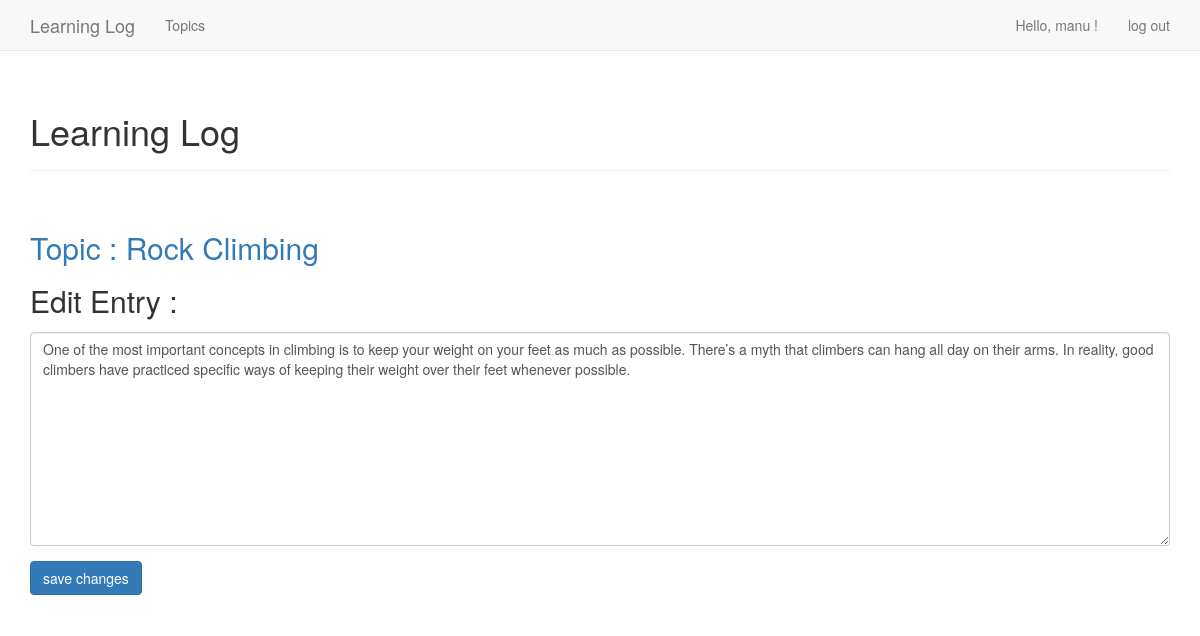
The app's page /edit_entry/3/ (signed in) with its own data.
### learning_logs/models.py (models this page shows, shortened)
class Topic(models.Model) :
    text = models.CharField(max_length=200)
    date_added = models.DateTimeField(auto_now_add=True)
    owner = models.ForeignKey(User)
    def __str__(self) :
        return self.text

class Entry(models.Model) :
    topic = models.ForeignKey(Topic)
    text = models.TextField()
    date_added = models.DateTimeField(auto_now_add=True)
    class Meta :
        verbose_name_plural = 'entries'

### learning_logs/views.py (the view)
# urls.py: url(r'^edit_entry/(?P<entry_id>\d+)/$', views.edit_entry,
@login_required
def edit_entry(request, entry_id) :
    entry = Entry.objects.get(id=entry_id)
    topic = entry.topic
    if topic.owner != request.user : raise Http404
    if request.method != 'POST' :
        form = EntryForm(instance=entry)
    else :
        form = EntryForm(instance=entry, data=request.POST)
        if form.is_valid() :
            form.save()
            return HttpResponseRedirect(reverse('learning_logs:topic',
                                                args=[topic.id]))
    context = {'entry': entry, 'topic': topic, 'form': form}
    return render(request, 'learning_logs/edit_entry.html', context)

### learning_logs/forms.py
class EntryForm(forms.ModelForm) :
    class Meta :
        model = Entry
        fields = ['text']
        labels = {'text': ''}
        widgets = {'text': forms.Textarea(attrs={'cols': 80})}

### learning_logs/templates/learning_logs/edit_entry.html (shortened to what this page needs)
<html>
{% extends "learning_logs/base.html" %}
{% load bootstrap3 %}
{% block header %}
	<h1> Learning Log </h1>
{% endblock header %}
{% block content %}
	<br/>
	<div>
		<h2> <a href="{% url 'learning_logs:topic' topic.id %}"> Topic : {{ topic }} </a> </h2>
	</div>
	<div>
		<h2> Edit Entry : </h2>
	</div>
	<div>
		<form  action = "{% url 'learning_logs:edit_entry' topic.id %}"  method = 'post'  class = "form">
			{% bootstrap_form form %}
			{% buttons %}
				<button name="submit"  class="btn btn-primary"> save changes </button>
			{% endbuttons %}
		</form>
	</div>
{% endblock content %}

### learning_logs/templates/learning_logs/base.html (shortened to what this page needs)
<html>
{% load bootstrap3 %}
<head>
	{% bootstrap_css %}
</head>
<body>
	<nav class="navbar navbar-default navbar-static-top">
		<div class="container">
			<div class="navbar-header">
				<a class="navbar-brand" href="{% url 'learning_logs:index' %}"> Learning Log </a>
			</div>
			<div id="navbar" class="navbar-collapse collapse">
				<ul class="nav navbar-nav">
					<li> <a href="{% url 'learning_logs:topics' %}"> Topics </a> </li>
				</ul>
				<ul class="nav navbar-nav navbar-right">
					{% if user.is_authenticated %}
						<li> <a>  Hello, {{ user.username }} !  </a> </li>
						<li> <a href="{% url 'users:logout' %}">  log out  </a> </li>
					{% else %}
						<li> <a href="{% url 'users:register' %}">  register  </a> </li>
						<li> <a href="{% url 'users:login' %}">  log in  </a> </li>
					{% endif %}
				</ul>
			</div>
		</div>
	</nav>
	<div class="container">
		<div class="page-header">
			{% block header %}{% endblock header %}
		</div>
		<div>
			{% block content %}{% endblock content %}
		</div>
	</div>
</body>
</html>

### records on screen
Topic: text "Rock Climbing"
Entry: text "One of the most important concepts in climbing is to keep your weight on your feet as much as possible. There’s a myth that climbers can hang all day on their arms. In reality, good climbers have practiced specific ways of keeping their weight over their feet whenever possible."

### other values on screen
{{ user.username }} "manu"
